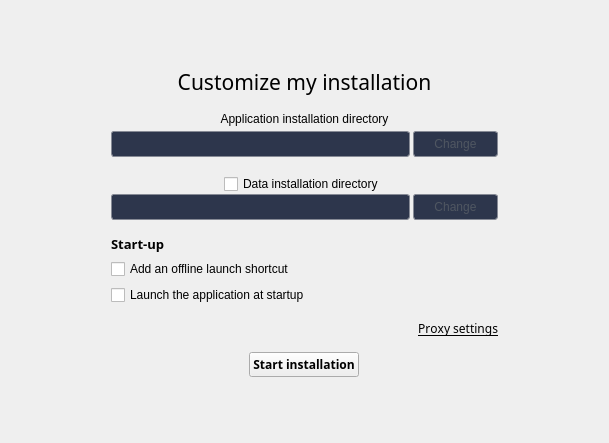
<?xml version="1.0" encoding="UTF-8"?>
<ui version="4.0">
 <class>Personnalize</class>
 <widget class="QWidget" name="Personnalize">
  <property name="geometry">
   <rect>
    <x>0</x>
    <y>0</y>
    <width>609</width>
    <height>443</height>
   </rect>
  </property>
  <property name="windowTitle">
   <string>Form</string>
  </property>
  <layout class="QVBoxLayout" name="verticalLayout_2">
   <item>
    <layout class="QVBoxLayout" name="verticalLayout">
     <property name="spacing">
      <number>15</number>
     </property>
     <property name="leftMargin">
      <number>100</number>
     </property>
     <property name="rightMargin">
      <number>100</number>
     </property>
     <item>
      <spacer name="verticalSpacer">
       <property name="orientation">
        <enum>Qt::Vertical</enum>
       </property>
       <property name="sizeHint" stdset="0">
        <size>
         <width>20</width>
         <height>40</height>
        </size>
       </property>
      </spacer>
     </item>
     <item>
      <widget class="QLabel" name="labelPersonnalize">
       <property name="font">
        <font>
         <family>Segoe UI Semibold</family>
         <pointsize>16</pointsize>
         <weight>50</weight>
         <bold>false</bold>
        </font>
       </property>
       <property name="styleSheet">
        <string notr="true">color: @color-text-on-background ;</string>
       </property>
       <property name="text">
        <string>Customize my installation</string>
       </property>
       <property name="alignment">
        <set>Qt::AlignCenter</set>
       </property>
      </widget>
     </item>
     <item>
      <widget class="QWidget" name="widgetFolderInstallation" native="true">
       <property name="minimumSize">
        <size>
         <width>0</width>
         <height>0</height>
        </size>
       </property>
       <layout class="QVBoxLayout" name="verticalLayout_5">
        <property name="spacing">
         <number>3</number>
        </property>
        <property name="leftMargin">
         <number>0</number>
        </property>
        <property name="topMargin">
         <number>0</number>
        </property>
        <property name="rightMargin">
         <number>0</number>
        </property>
        <property name="bottomMargin">
         <number>0</number>
        </property>
        <item>
         <layout class="QVBoxLayout" name="verticalLayout_FolderInstallation">
          <property name="spacing">
           <number>3</number>
          </property>
          <item>
           <widget class="QLabel" name="labelFolderInstallation">
            <property name="font">
             <font>
              <family>Segoe UI</family>
             </font>
            </property>
            <property name="styleSheet">
             <string notr="true">color : @color-text-gray;</string>
            </property>
            <property name="text">
             <string>Application installation directory</string>
            </property>
            <property name="alignment">
             <set>Qt::AlignCenter</set>
            </property>
           </widget>
          </item>
          <item>
           <widget class="QWidget" name="widgetFolderInstallationPath" native="true">
            <property name="minimumSize">
             <size>
              <width>0</width>
              <height>30</height>
             </size>
            </property>
            <layout class="QHBoxLayout" name="horizontalLayout_2">
             <property name="leftMargin">
              <number>0</number>
             </property>
             <property name="topMargin">
              <number>0</number>
             </property>
             <property name="rightMargin">
              <number>0</number>
             </property>
             <property name="bottomMargin">
              <number>0</number>
             </property>
             <item>
              <layout class="QHBoxLayout" name="horizontalLayoutEditFolderInstallation">
               <property name="spacing">
                <number>3</number>
               </property>
               <item>
                <widget class="QLineEdit" name="editLineFolderInstallation">
                 <property name="minimumSize">
                  <size>
                   <width>0</width>
                   <height>0</height>
                  </size>
                 </property>
                 <property name="styleSheet">
                  <string notr="true">border-radius: 3px;
border: 1px solid #868a95;
background : #2d364c;
padding : 4px 10px 4px 10px;
</string>
                 </property>
                </widget>
               </item>
               <item alignment="Qt::AlignHCenter|Qt::AlignVCenter">
                <widget class="QPushButton" name="buttonChangeFolderInstallation">
                 <property name="minimumSize">
                  <size>
                   <width>0</width>
                   <height>0</height>
                  </size>
                 </property>
                 <property name="styleSheet">
                  <string notr="true">QPushButton{
	border-radius: 3px;
	border: 1px solid #868a95;
	background : #2d364c;
	padding : 5px 20px 5px 20px;
	color : #4f5661;
}


QPushButton:hover {
	background-color: rgb(33, 42, 63);
}
</string>
                 </property>
                 <property name="text">
                  <string>Change</string>
                 </property>
                </widget>
               </item>
              </layout>
             </item>
            </layout>
           </widget>
          </item>
         </layout>
        </item>
       </layout>
      </widget>
     </item>
     <item>
      <widget class="QWidget" name="widgetDataInstallation" native="true">
       <layout class="QVBoxLayout" name="verticalLayout_3">
        <property name="spacing">
         <number>3</number>
        </property>
        <property name="leftMargin">
         <number>0</number>
        </property>
        <property name="topMargin">
         <number>0</number>
        </property>
        <property name="rightMargin">
         <number>0</number>
        </property>
        <property name="bottomMargin">
         <number>0</number>
        </property>
        <item>
         <layout class="QVBoxLayout" name="verticalLayout_DataInstallation">
          <property name="spacing">
           <number>0</number>
          </property>
          <item alignment="Qt::AlignHCenter">
           <widget class="QCheckBox" name="checkBoxDataInstallation">
            <property name="sizePolicy">
             <sizepolicy hsizetype="Preferred" vsizetype="Preferred">
              <horstretch>0</horstretch>
              <verstretch>0</verstretch>
             </sizepolicy>
            </property>
            <property name="font">
             <font>
              <family>Segoe UI</family>
             </font>
            </property>
            <property name="layoutDirection">
             <enum>Qt::LeftToRight</enum>
            </property>
            <property name="styleSheet">
             <string notr="true">color : @color-text-gray;</string>
            </property>
            <property name="text">
             <string>Data installation directory</string>
            </property>
           </widget>
          </item>
          <item>
           <widget class="QWidget" name="widgetDataInstallationPath" native="true">
            <property name="minimumSize">
             <size>
              <width>0</width>
              <height>0</height>
             </size>
            </property>
            <layout class="QHBoxLayout" name="horizontalLayout_4">
             <property name="leftMargin">
              <number>0</number>
             </property>
             <property name="topMargin">
              <number>0</number>
             </property>
             <property name="rightMargin">
              <number>0</number>
             </property>
             <property name="bottomMargin">
              <number>0</number>
             </property>
             <item>
              <layout class="QHBoxLayout" name="horizontalLayoutEditDataInstallation">
               <property name="spacing">
                <number>3</number>
               </property>
               <item>
                <widget class="QLineEdit" name="editLineDataInstallation">
                 <property name="styleSheet">
                  <string notr="true">border-radius: 3px;
border: 1px solid #868a95;
background : #2d364c;
padding : 4px 10px 4px 10px;
</string>
                 </property>
                </widget>
               </item>
               <item>
                <widget class="QPushButton" name="buttonChangeDataInstallation">
                 <property name="styleSheet">
                  <string notr="true">QPushButton{
	border-radius: 3px;
	border: 1px solid #868a95;
	background : #2d364c;
	padding : 5px 20px 5px 20px;
	color : #4f5661;
}


QPushButton:hover {
	background-color: rgb(33, 42, 63);
}
</string>
                 </property>
                 <property name="text">
                  <string>Change</string>
                 </property>
                </widget>
               </item>
              </layout>
             </item>
            </layout>
           </widget>
          </item>
         </layout>
        </item>
       </layout>
      </widget>
     </item>
     <item>
      <widget class="QWidget" name="widgetStart" native="true">
       <property name="minimumSize">
        <size>
         <width>0</width>
         <height>14</height>
        </size>
       </property>
       <layout class="QVBoxLayout" name="verticalLayout_7">
        <property name="leftMargin">
         <number>0</number>
        </property>
        <property name="topMargin">
         <number>0</number>
        </property>
        <property name="rightMargin">
         <number>0</number>
        </property>
        <property name="bottomMargin">
         <number>0</number>
        </property>
        <item>
         <layout class="QVBoxLayout" name="verticalLayoutStart">
          <property name="spacing">
           <number>6</number>
          </property>
          <item>
           <widget class="QLabel" name="labelStart">
            <property name="font">
             <font>
              <family>Segoe UI Semibold</family>
              <pointsize>10</pointsize>
              <weight>75</weight>
              <bold>true</bold>
             </font>
            </property>
            <property name="styleSheet">
             <string notr="true">color: @color-text-on-background ;</string>
            </property>
            <property name="text">
             <string>Start-up</string>
            </property>
           </widget>
          </item>
          <item>
           <widget class="QCheckBox" name="checkBoxOfflineShortcut">
            <property name="font">
             <font>
              <family>Segoe UI</family>
             </font>
            </property>
            <property name="styleSheet">
             <string notr="true">QCheckBox{
	color : @color-text-gray;
}

QCheckBox::indicator {
    border: 1px solid #5A5A5A;
    background: none;
}</string>
            </property>
            <property name="text">
             <string>Add an offline launch shortcut</string>
            </property>
            <property name="checked">
             <bool>false</bool>
            </property>
           </widget>
          </item>
          <item>
           <widget class="QCheckBox" name="checkBoxRunAtStart">
            <property name="font">
             <font>
              <family>Segoe UI</family>
             </font>
            </property>
            <property name="styleSheet">
             <string notr="true">QCheckBox{
	color : @color-text-gray;
}

QCheckBox::indicator {
    border: 1px solid #5A5A5A;
    background: none;
}</string>
            </property>
            <property name="text">
             <string>Launch the application at startup</string>
            </property>
           </widget>
          </item>
         </layout>
        </item>
       </layout>
      </widget>
     </item>
     <item>
      <widget class="QLabel" name="labelCustomProxy">
       <property name="font">
        <font>
         <family>Segoe WP Semibold</family>
         <pointsize>9</pointsize>
         <underline>true</underline>
         <kerning>false</kerning>
        </font>
       </property>
       <property name="styleSheet">
        <string notr="true">color: @color-text-on-background ;</string>
       </property>
       <property name="text">
        <string>Proxy settings</string>
       </property>
       <property name="alignment">
        <set>Qt::AlignRight|Qt::AlignTrailing|Qt::AlignVCenter</set>
       </property>
      </widget>
     </item>
     <item alignment="Qt::AlignHCenter|Qt::AlignVCenter">
      <widget class="QPushButton" name="buttonStartInstallation">
       <property name="font">
        <font>
         <family>Segoe WP</family>
         <weight>75</weight>
         <bold>true</bold>
        </font>
       </property>
       <property name="autoFillBackground">
        <bool>false</bool>
       </property>
       <property name="styleSheet">
        <string notr="true">QPushButton {
	background-color: @color-button-background;
	color : #FFFFFF;
	padding: 8px;
	border: 0;
}

QPushButton:hover {
	background-color: rgb(33, 42, 63);
}</string>
       </property>
       <property name="text">
        <string>Start installation</string>
       </property>
      </widget>
     </item>
     <item>
      <spacer name="verticalSpacer_2">
       <property name="orientation">
        <enum>Qt::Vertical</enum>
       </property>
       <property name="sizeHint" stdset="0">
        <size>
         <width>20</width>
         <height>40</height>
        </size>
       </property>
      </spacer>
     </item>
    </layout>
   </item>
  </layout>
 </widget>
 <resources/>
 <connections/>
</ui>
